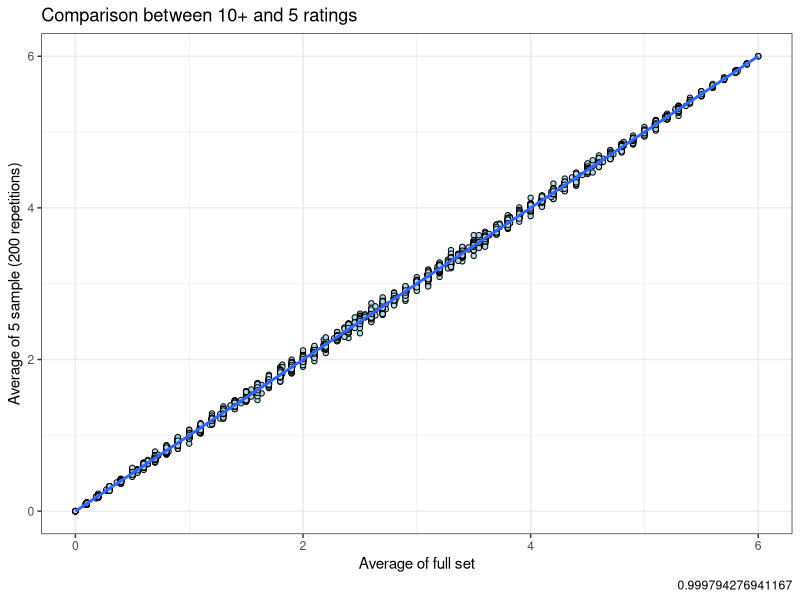

This figure's R source:
library(tidyverse)
library(here)
setwd(here())

sv_ratings <- read_csv(here("data","SimVerb-3500-ratings.txt"),
                       show_col_types = F)
colnames(sv_ratings) <- "combined_data"

sampling_df <- data.frame()

for (ii in 1:nrow(sv_ratings)){
  sv_row = sv_ratings[ii,]$combined_data
  split_row = str_split(sv_row, "\t", simplify = T)
  split_row
  word1 <- split_row[1]
  word2 <- split_row[2]
  
  split_row <- split_row[-1]
  split_row <- split_row[-1]
  split_row <- as.numeric(split_row)
  
  avg_score <- mean(split_row)
  
  # word1, word2, pair, avg_score, avg_sampled_score
  
  sampled_scores <- c()
  for (jj in 1:200){
    sub_sample <- sample(split_row, size = 5)
    sampled_scores <- append(sampled_scores, mean(sub_sample))
  }
  avg_sample_score <- mean(sampled_scores)
  
  sampling_df <- sampling_df |> 
    rbind(data.frame(word1, word2, avg_score, avg_sample_score))
}

ggplot(sampling_df, aes(x = avg_score, y = avg_sample_score))+
  geom_point(shape = 21, fill = "lightblue")+
  theme_bw()+
  xlab("Average of full set")+
  ylab("Average of 5 sample (200 repetitions)")+
  ggtitle("Comparison between 10+ and 5 ratings")+
  geom_smooth(method = "lm")+
  labs(caption = cor.test(sampling_df$avg_score, 
                          sampling_df$avg_sample_score)$estimate)

cor.test(sampling_df$avg_score, 
         sampling_df$avg_sample_score)
